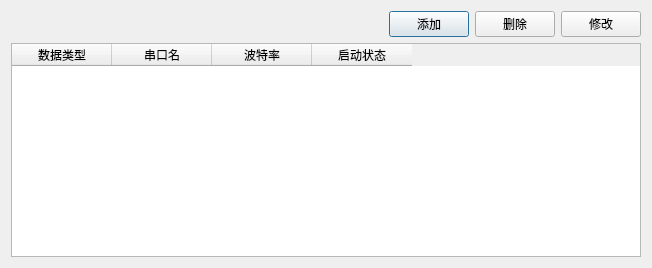
<?xml version="1.0" encoding="UTF-8"?>
<ui version="4.0">
 <class>DataComConfigListDlg</class>
 <widget class="QDialog" name="DataComConfigListDlg">
  <property name="geometry">
   <rect>
    <x>0</x>
    <y>0</y>
    <width>652</width>
    <height>268</height>
   </rect>
  </property>
  <property name="windowTitle">
   <string>Dialog</string>
  </property>
  <layout class="QVBoxLayout" name="verticalLayout">
   <item>
    <layout class="QHBoxLayout" name="horizontalLayout">
     <item>
      <spacer name="horizontalSpacer">
       <property name="orientation">
        <enum>Qt::Horizontal</enum>
       </property>
       <property name="sizeHint" stdset="0">
        <size>
         <width>40</width>
         <height>20</height>
        </size>
       </property>
      </spacer>
     </item>
     <item>
      <widget class="QPushButton" name="addbtn">
       <property name="text">
        <string>添加</string>
       </property>
      </widget>
     </item>
     <item>
      <widget class="QPushButton" name="delbtn">
       <property name="text">
        <string>删除</string>
       </property>
      </widget>
     </item>
     <item>
      <widget class="QPushButton" name="modbtn">
       <property name="text">
        <string>修改</string>
       </property>
      </widget>
     </item>
    </layout>
   </item>
   <item>
    <widget class="QTableWidget" name="tableWidget">
     <column>
      <property name="text">
       <string>数据类型</string>
      </property>
     </column>
     <column>
      <property name="text">
       <string>串口名</string>
      </property>
     </column>
     <column>
      <property name="text">
       <string>波特率</string>
      </property>
     </column>
     <column>
      <property name="text">
       <string>启动状态</string>
      </property>
     </column>
    </widget>
   </item>
  </layout>
 </widget>
 <resources/>
 <connections/>
</ui>
